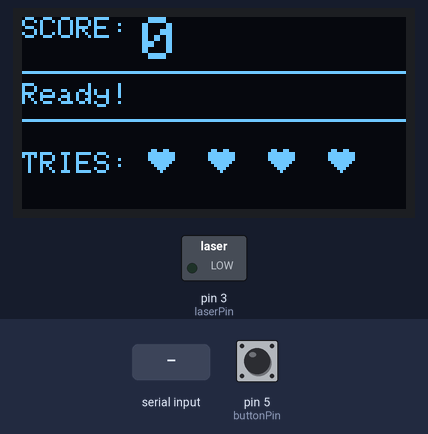
The sketch below on a simulated Arduino Uno, built with avr-gcc and run on an emulated ATmega328P. Shown: 128×64 one-colour display, switched loads named in the sketch (green lamp = pin HIGH). The test bench sets the inputs (shaded band); at power-on: pin 5 (buttonPin) HIGH. The audio player accepts every command and is not drawn; what the sketch prints to the serial monitor is not drawn.

Above: at 1.7 s.
1.8 s: "RESET\n" received over Serial
At 2.4 s:
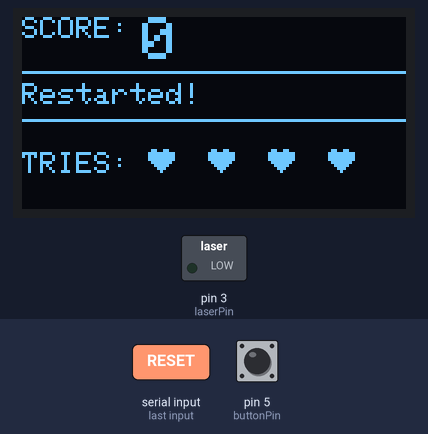
3.3 s: "UPDATE::45\n" received over Serial
At 3.7 s:
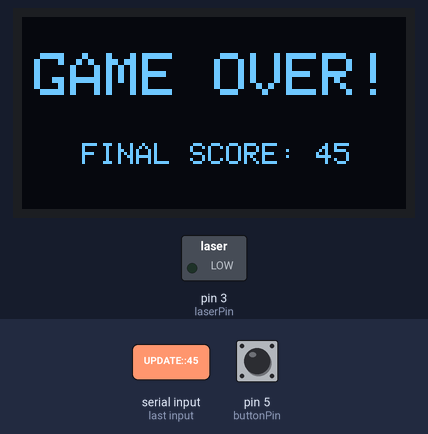
4.8 s: "RESET\n" received over Serial
At 5.9 s:
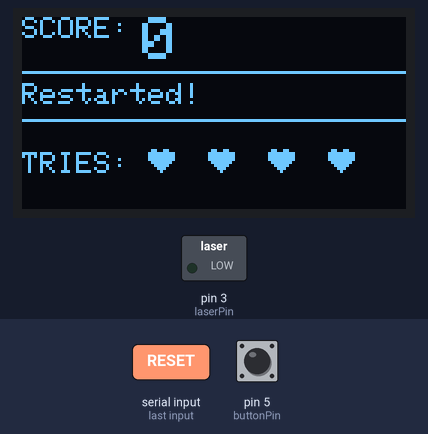
6.3 s: pin 5 (buttonPin) pulled LOW for 0.15 s
At 6.8 s:
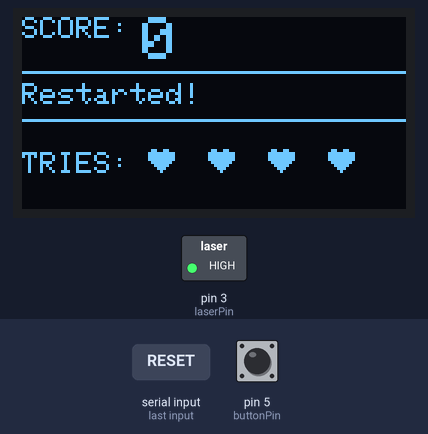
8.4 s: pin 5 (buttonPin) pulled LOW for 3.2 s
At 12.4 s:
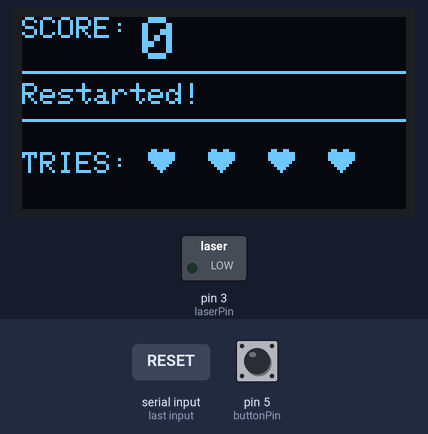
Timing chart, 0 to 13.9 s (numbered marks = the images above; inputs shaded):
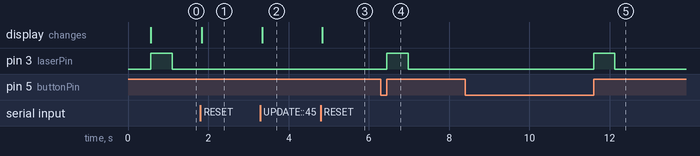

Measured:
- after the input at 1.8 s, the display: changes at once (image 1)
- after the input at 3.3 s, the display: changes at once (image 2)
- after the input at 4.8 s, the display: changes at once (image 3)
- after the input at 6.3 s, pin 3 (laserPin): LOW → HIGH after 0.15 s, → LOW 0.53 s later
- after the input at 8.4 s, pin 3 (laserPin): LOW → HIGH after 3.2 s, → LOW 0.53 s later

The sketch:

Gun.ino
```cpp
#include <Wire.h>
#include <Adafruit_GFX.h>
#include <Adafruit_SSD1306.h>
#include <SoftwareSerial.h>
#include <DFRobotDFPlayerMini.h>

#define SCREEN_WIDTH 128
#define SCREEN_HEIGHT 64
#define OLED_RESET -1
#define MAX_ATTEMPTS 4

Adafruit_SSD1306 display(SCREEN_WIDTH, SCREEN_HEIGHT, &Wire, OLED_RESET);

SoftwareSerial mySoftwareSerial(10, 11);
DFRobotDFPlayerMini myDFPlayer;

const int buttonPin = 5;
const int laserPin = 3;

int lastButtonState = LOW;          // INPUT_PULLDOWEN:
int currentAttempts = MAX_ATTEMPTS;  // المحاولات المتبقية
int currentScore = 0;
String lastMessage = "Ready!";

// منع ضغطة ثانية قبل ما يوصل رد البايثون
bool waitingResult = false;
unsigned long captureTime = 0;

//  oledمصفوفة لرسم القلوب على ال
const unsigned char PROGMEM heart_bmp[] = {
  0b00000000, 0b00000000,
  0b01100110, 0b00000000,
  0b11111111, 0b10000000,
  0b11111111, 0b10000000,
  0b11111111, 0b10000000,
  0b01111111, 0b00000000,
  0b00111110, 0b00000000,
  0b00011100, 0b00000000,
  0b00001000, 0b00000000
};

void setup() {
  Serial.begin(9600);
  mySoftwareSerial.begin(9600);

  pinMode(buttonPin, INPUT_PULLUP);
  pinMode(laserPin, OUTPUT);
  digitalWrite(laserPin, LOW);

  if (!display.begin(SSD1306_SWITCHCAPVCC, 0x3C)) {
    for (;;);
  }
  display.setTextColor(SSD1306_WHITE);//حددنا الون هون منشان ما ضل كل ما بدي أكتب على الشاشة حدد اللون

  if (myDFPlayer.begin(mySoftwareSerial)) {
    myDFPlayer.volume(5);
  }

  updateOLEDDisplay();
}

void loop() {
  // تحرير القفل إذا ما وصل رد خلال ثانيتين
  if (waitingResult && millis() - captureTime > 2000) {
    waitingResult = false;
  }

  // إذا ضغط على الزر
  int reading = digitalRead(buttonPin);
  if (currentAttempts > 0 && !waitingResult &&
      reading == HIGH && lastButtonState == LOW) {
    Serial.println("CAPTURE");//هون بيرسل للكود البايثون كلمة capture
    waitingResult = true;
    captureTime = millis();

    digitalWrite(laserPin, HIGH);//هون بيشتغل الليزر
    myDFPlayer.play(1);//هون بيشتغل الصوت
    delay(500);
    digitalWrite(laserPin, LOW);

    delay(200);
  }
  lastButtonState = reading;

  //  استقبال البيانات من البايثون
  if (Serial.available() > 0) {
    String incoming = Serial.readStringUntil('\n');
    incoming.trim();

    if (incoming == "RESET") {
      currentAttempts = MAX_ATTEMPTS;
      currentScore = 0;
      lastMessage = "Restarted!";
      waitingResult = false;
      updateOLEDDisplay();
    }
    else if (incoming.startsWith("UPDATE:")) {
      // الصيغة: UPDATE:attempts:score:message
      int firstColon = incoming.indexOf(':');
      int secondColon = incoming.indexOf(':', firstColon + 1);
      int thirdColon = incoming.indexOf(':', secondColon + 1);

      if (secondColon != -1) {
        currentAttempts = incoming.substring(firstColon + 1, secondColon).toInt();

        if (thirdColon != -1) {
          currentScore = incoming.substring(secondColon + 1, thirdColon).toInt();
          lastMessage = incoming.substring(thirdColon + 1);
        } else {
          currentScore = incoming.substring(secondColon + 1).toInt();
        }
        waitingResult = false;
        updateOLEDDisplay();
      }
    }
  }
}

void updateOLEDDisplay() {
  display.clearDisplay();
  display.setTextColor(SSD1306_WHITE);

  if (currentAttempts <= 0) {
    // GAME OVER مع النقاط النهائية
    display.setTextSize(2);
    display.setCursor(4, 12);
    display.println(F("GAME OVER!"));

    display.setTextSize(1);
    display.setCursor(20, 42);
    display.print(F("FINAL SCORE: "));
    display.print(currentScore);
  } else {
    display.setTextSize(1);
    display.setCursor(0, 0);
    display.print(F("SCORE: "));

    display.setTextSize(2);
    display.setCursor(40, 0);
    display.print(currentScore);

    display.drawLine(0, 18, 128, 18, SSD1306_WHITE);//نرسم خط

    display.setTextSize(1);
    display.setCursor(0, 22);
    display.print(lastMessage);

    display.drawLine(0, 34, 128, 34, SSD1306_WHITE);//نرسم خط

    display.setCursor(0, 45);
    display.print(F("TRIES:"));
//قلب وجود معناتو فيه محاولة صار مربع راحت محاولة
    int xPos = 42;
    for (int i = 0; i < MAX_ATTEMPTS; i++) {
      if (i < currentAttempts) {
        display.drawBitmap(xPos + (i * 20), 43, heart_bmp, 12, 9, SSD1306_WHITE);
      } else {
        display.drawRect(xPos + (i * 20), 43, 12, 9, SSD1306_WHITE);
      }
    }
  }

  display.display();
}
```
